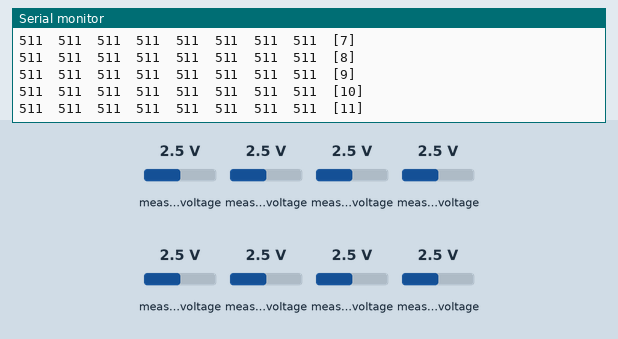
Recording of a sketch running on a simulated Arduino Uno, built with avr-gcc and run on an emulated ATmega328P. On the bench: the last lines printed to the serial monitor. The test bench sets the inputs (shaded band); at power-on: measured voltage 2.5 V.

Above: at 1.2 s.
1.3 s: measured voltage (sensor 200) set to 0.1 V
At 1.34 s:
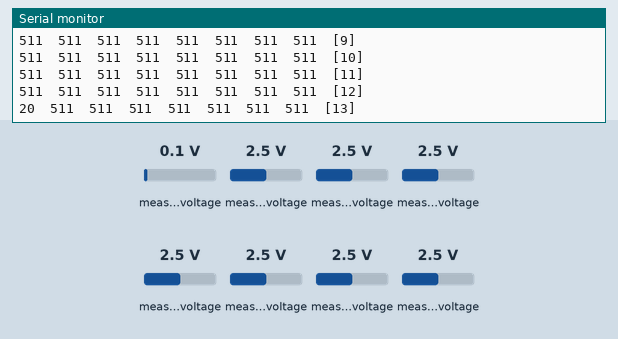
2.8 s: measured voltage (sensor 201) set to 0.1 V
At 2.88 s:
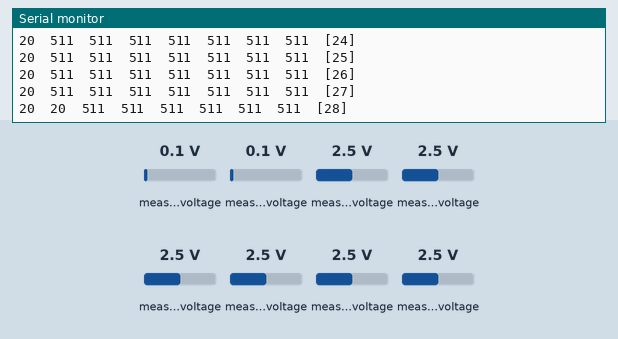
4.3 s: measured voltage (sensor 202) set to 0.1 V
At 4.31 s:
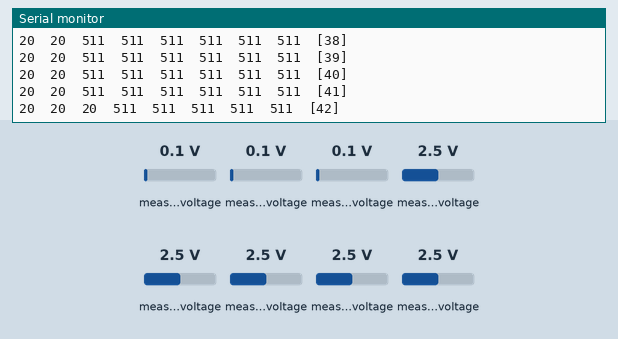
5.8 s: measured voltage (sensor 203) set to 0.1 V
At 5.85 s:
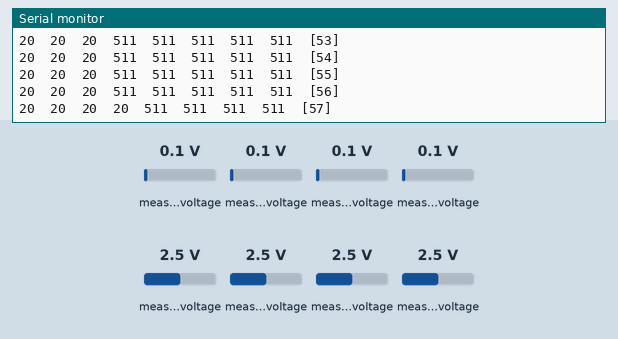
7.3 s: measured voltage (sensor 204) set to 0.1 V
At 7.38 s:
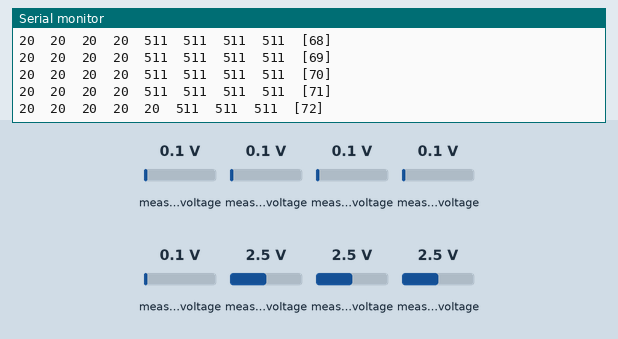
8.8 s: measured voltage (sensor 205) set to 0.1 V
At 8.81 s:
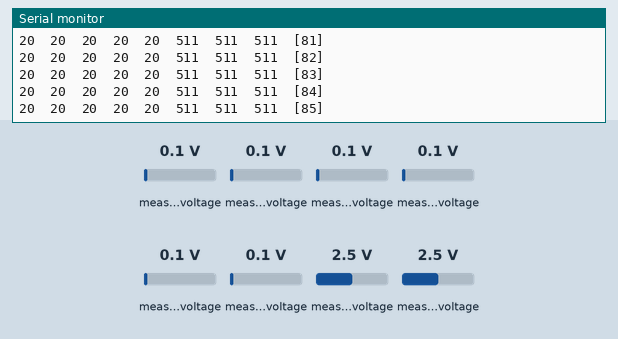

The sketch:

testADC.ino
```cpp
// (licence header left out)
#include <Adafruit_MCP3008.h>

Adafruit_MCP3008 adc;

int count = 0;

void setup() {
  Serial.begin(115200);
  while (!Serial);

  Serial.println("MCP3008 simple test.");

  while(!adc.begin(10,11,12,16))    //using soft SPI because I can't be arsed to make the hardware one work
  {                                 //and also it's not like we need to be fast anyways
    Serial.println("Failed to initialise");
    delay(100);
  }
  // Software SPI (specify all, use any available digital)
  // (sck, mosi, miso, cs);
  //adc.begin(13, 11, 12, 10);
}

void loop() {
  for (int chan=0; chan<8; chan++) {
    Serial.print(adc.readADC(chan)); Serial.print("\t");
  }

  Serial.print("["); Serial.print(count); Serial.println("]");
  count++;

  delay(100);
}
```

Measured:
- after the input at 1.3 s, the serial monitor: prints a new line at once (image 1)
- after the input at 2.8 s, the serial monitor: prints a new line after 0.07 s (image 2)
- after the input at 4.3 s, the serial monitor: prints a new line at once (image 3)
- after the input at 5.8 s, the serial monitor: prints a new line at once (image 4)
- after the input at 7.3 s, the serial monitor: prints a new line after 0.08 s (image 5)
